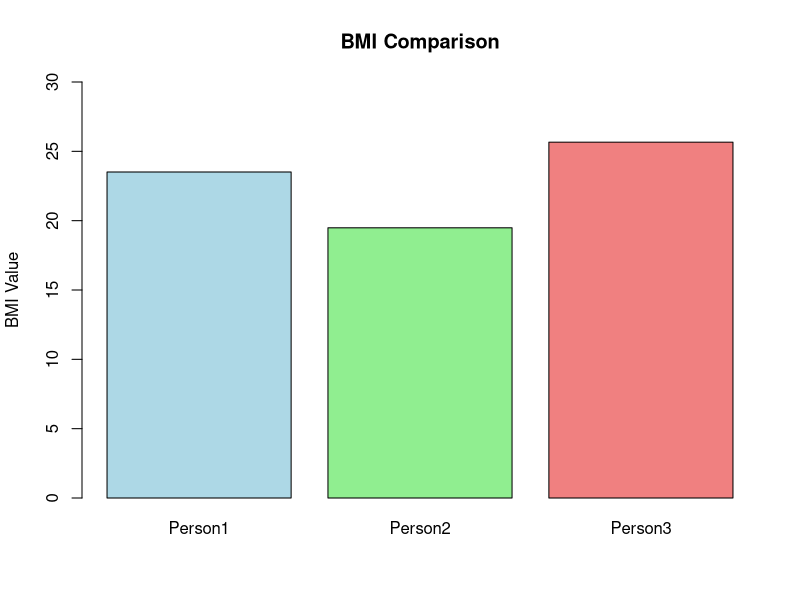

The R script that drew this image:
# 创建身高体重数据
heights <- c(1.75, 1.68, 1.82)
weights <- c(72, 55, 85)

# 计算BMI
bmi <- weights / (heights ^ 2)

# 查看结果
print(bmi)

# 简单分析
mean(bmi)    # 平均BMI
max(bmi)     # 最大BMI
min(bmi)     # 最小BMI

# 绘制柱状图
barplot(bmi, 
        names.arg = c("Person1", "Person2", "Person3"),
        main = "BMI Comparison",
        col = c("lightblue", "lightgreen", "lightcoral"),
        ylab = "BMI Value",
        ylim = c(0, 30))
